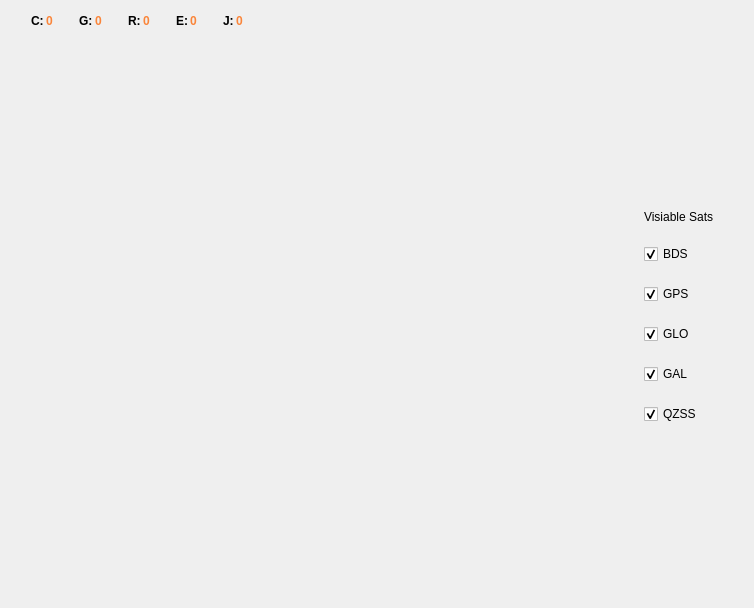
<?xml version="1.0" encoding="UTF-8"?>
<ui version="4.0">
 <class>SkyPlotDialog</class>
 <widget class="QDialog" name="SkyPlotDialog">
  <property name="geometry">
   <rect>
    <x>0</x>
    <y>0</y>
    <width>754</width>
    <height>608</height>
   </rect>
  </property>
  <property name="windowTitle">
   <string>Dialog</string>
  </property>
  <layout class="QVBoxLayout" name="verticalLayout_2">
   <item>
    <layout class="QHBoxLayout" name="horizontalLayout_2">
     <property name="spacing">
      <number>2</number>
     </property>
     <property name="leftMargin">
      <number>20</number>
     </property>
     <item>
      <widget class="QLabel" name="label">
       <property name="sizePolicy">
        <sizepolicy hsizetype="Preferred" vsizetype="Fixed">
         <horstretch>0</horstretch>
         <verstretch>0</verstretch>
        </sizepolicy>
       </property>
       <property name="styleSheet">
        <string notr="true">font-weight: bold;
color:black;
font-size: 1.3em;</string>
       </property>
       <property name="text">
        <string>C:</string>
       </property>
      </widget>
     </item>
     <item>
      <widget class="QLabel" name="bdsCountLabel">
       <property name="styleSheet">
        <string notr="true">font-weight: bold;
color:#FA853A;
font-size: 1.3em;</string>
       </property>
       <property name="text">
        <string>0</string>
       </property>
      </widget>
     </item>
     <item>
      <spacer name="horizontalSpacer_4">
       <property name="orientation">
        <enum>Qt::Horizontal</enum>
       </property>
       <property name="sizeType">
        <enum>QSizePolicy::Fixed</enum>
       </property>
       <property name="sizeHint" stdset="0">
        <size>
         <width>24</width>
         <height>20</height>
        </size>
       </property>
      </spacer>
     </item>
     <item>
      <widget class="QLabel" name="label_3">
       <property name="styleSheet">
        <string notr="true">font-weight: bold;
color:black;
font-size: 1.3em;</string>
       </property>
       <property name="text">
        <string>G:</string>
       </property>
      </widget>
     </item>
     <item>
      <widget class="QLabel" name="gpsCountLabel">
       <property name="styleSheet">
        <string notr="true">font-weight: bold;
color:#FA853A;
font-size: 1.3em;</string>
       </property>
       <property name="text">
        <string>0</string>
       </property>
      </widget>
     </item>
     <item>
      <spacer name="horizontalSpacer_5">
       <property name="orientation">
        <enum>Qt::Horizontal</enum>
       </property>
       <property name="sizeType">
        <enum>QSizePolicy::Fixed</enum>
       </property>
       <property name="sizeHint" stdset="0">
        <size>
         <width>24</width>
         <height>20</height>
        </size>
       </property>
      </spacer>
     </item>
     <item>
      <widget class="QLabel" name="label_4">
       <property name="styleSheet">
        <string notr="true">font-weight: bold;
color:black;
font-size: 1.3em;</string>
       </property>
       <property name="text">
        <string>R:</string>
       </property>
      </widget>
     </item>
     <item>
      <widget class="QLabel" name="gloCountLabel">
       <property name="styleSheet">
        <string notr="true">font-weight: bold;
color:#FA853A;
font-size: 1.3em;</string>
       </property>
       <property name="text">
        <string>0</string>
       </property>
      </widget>
     </item>
     <item>
      <spacer name="horizontalSpacer_6">
       <property name="orientation">
        <enum>Qt::Horizontal</enum>
       </property>
       <property name="sizeType">
        <enum>QSizePolicy::Fixed</enum>
       </property>
       <property name="sizeHint" stdset="0">
        <size>
         <width>24</width>
         <height>20</height>
        </size>
       </property>
      </spacer>
     </item>
     <item>
      <widget class="QLabel" name="label_10">
       <property name="styleSheet">
        <string notr="true">font-weight: bold;
color:black;
font-size: 1.3em;</string>
       </property>
       <property name="text">
        <string>E:</string>
       </property>
      </widget>
     </item>
     <item>
      <widget class="QLabel" name="galCountLabel">
       <property name="styleSheet">
        <string notr="true">font-weight: bold;
color:#FA853A;
font-size: 1.3em;</string>
       </property>
       <property name="text">
        <string>0</string>
       </property>
      </widget>
     </item>
     <item>
      <spacer name="horizontalSpacer_7">
       <property name="orientation">
        <enum>Qt::Horizontal</enum>
       </property>
       <property name="sizeType">
        <enum>QSizePolicy::Fixed</enum>
       </property>
       <property name="sizeHint" stdset="0">
        <size>
         <width>24</width>
         <height>20</height>
        </size>
       </property>
      </spacer>
     </item>
     <item>
      <widget class="QLabel" name="label_8">
       <property name="styleSheet">
        <string notr="true">font-weight: bold;
color:black;
font-size: 1.3em;</string>
       </property>
       <property name="text">
        <string>J:</string>
       </property>
      </widget>
     </item>
     <item>
      <widget class="QLabel" name="qzssCountLabel">
       <property name="styleSheet">
        <string notr="true">font-weight: bold;
color:#FA853A;
font-size: 1.3em;</string>
       </property>
       <property name="text">
        <string>0</string>
       </property>
      </widget>
     </item>
     <item>
      <spacer name="horizontalSpacer_3">
       <property name="orientation">
        <enum>Qt::Horizontal</enum>
       </property>
       <property name="sizeHint" stdset="0">
        <size>
         <width>40</width>
         <height>20</height>
        </size>
       </property>
      </spacer>
     </item>
    </layout>
   </item>
   <item>
    <layout class="QHBoxLayout" name="horizontalLayout">
     <item>
      <spacer name="horizontalSpacer">
       <property name="orientation">
        <enum>Qt::Horizontal</enum>
       </property>
       <property name="sizeType">
        <enum>QSizePolicy::Fixed</enum>
       </property>
       <property name="sizeHint" stdset="0">
        <size>
         <width>40</width>
         <height>20</height>
        </size>
       </property>
      </spacer>
     </item>
     <item>
      <layout class="QVBoxLayout" name="verticalLayout_5">
       <item>
        <spacer name="verticalSpacer_3">
         <property name="orientation">
          <enum>Qt::Vertical</enum>
         </property>
         <property name="sizeHint" stdset="0">
          <size>
           <width>20</width>
           <height>40</height>
          </size>
         </property>
        </spacer>
       </item>
       <item>
        <widget class="SkyPlotColorBarWidget" name="colorBar" native="true">
         <property name="sizePolicy">
          <sizepolicy hsizetype="Fixed" vsizetype="Preferred">
           <horstretch>0</horstretch>
           <verstretch>0</verstretch>
          </sizepolicy>
         </property>
         <property name="minimumSize">
          <size>
           <width>20</width>
           <height>100</height>
          </size>
         </property>
         <property name="styleSheet">
          <string notr="true"/>
         </property>
        </widget>
       </item>
       <item>
        <spacer name="verticalSpacer_4">
         <property name="orientation">
          <enum>Qt::Vertical</enum>
         </property>
         <property name="sizeHint" stdset="0">
          <size>
           <width>20</width>
           <height>40</height>
          </size>
         </property>
        </spacer>
       </item>
      </layout>
     </item>
     <item>
      <widget class="QWidget" name="plotWidget" native="true">
       <property name="sizePolicy">
        <sizepolicy hsizetype="Expanding" vsizetype="Expanding">
         <horstretch>0</horstretch>
         <verstretch>0</verstretch>
        </sizepolicy>
       </property>
      </widget>
     </item>
     <item>
      <layout class="QVBoxLayout" name="verticalLayout_3">
       <item>
        <spacer name="verticalSpacer">
         <property name="orientation">
          <enum>Qt::Vertical</enum>
         </property>
         <property name="sizeHint" stdset="0">
          <size>
           <width>20</width>
           <height>40</height>
          </size>
         </property>
        </spacer>
       </item>
       <item>
        <widget class="QWidget" name="sysWidget" native="true">
         <layout class="QVBoxLayout" name="verticalLayout">
          <property name="spacing">
           <number>20</number>
          </property>
          <item>
           <widget class="QLabel" name="label_2">
            <property name="text">
             <string>Visiable Sats</string>
            </property>
           </widget>
          </item>
          <item>
           <widget class="QCheckBox" name="bdsCheckBox">
            <property name="text">
             <string>BDS</string>
            </property>
            <property name="icon">
             <iconset resource="QuiCkResource.qrc">
              <normaloff>:/icons/Resources/Icons/bds_20x20.png</normaloff>:/icons/Resources/Icons/bds_20x20.png</iconset>
            </property>
            <property name="checked">
             <bool>true</bool>
            </property>
           </widget>
          </item>
          <item>
           <widget class="QCheckBox" name="gpsCheckBox">
            <property name="text">
             <string>GPS</string>
            </property>
            <property name="icon">
             <iconset resource="QuiCkResource.qrc">
              <normaloff>:/icons/Resources/Icons/gps_20x20.png</normaloff>:/icons/Resources/Icons/gps_20x20.png</iconset>
            </property>
            <property name="checked">
             <bool>true</bool>
            </property>
           </widget>
          </item>
          <item>
           <widget class="QCheckBox" name="gloCheckBox">
            <property name="text">
             <string>GLO</string>
            </property>
            <property name="icon">
             <iconset resource="QuiCkResource.qrc">
              <normaloff>:/icons/Resources/Icons/glo_20x20.png</normaloff>:/icons/Resources/Icons/glo_20x20.png</iconset>
            </property>
            <property name="checked">
             <bool>true</bool>
            </property>
           </widget>
          </item>
          <item>
           <widget class="QCheckBox" name="galCheckBox">
            <property name="text">
             <string>GAL</string>
            </property>
            <property name="icon">
             <iconset resource="QuiCkResource.qrc">
              <normaloff>:/icons/Resources/Icons/gal_20x20.png</normaloff>:/icons/Resources/Icons/gal_20x20.png</iconset>
            </property>
            <property name="checked">
             <bool>true</bool>
            </property>
           </widget>
          </item>
          <item>
           <widget class="QCheckBox" name="qzssCheckBox">
            <property name="text">
             <string>QZSS</string>
            </property>
            <property name="icon">
             <iconset resource="QuiCkResource.qrc">
              <normaloff>:/icons/Resources/Icons/qzss_20x20.png</normaloff>:/icons/Resources/Icons/qzss_20x20.png</iconset>
            </property>
            <property name="checked">
             <bool>true</bool>
            </property>
           </widget>
          </item>
         </layout>
        </widget>
       </item>
       <item>
        <spacer name="verticalSpacer_2">
         <property name="orientation">
          <enum>Qt::Vertical</enum>
         </property>
         <property name="sizeHint" stdset="0">
          <size>
           <width>20</width>
           <height>40</height>
          </size>
         </property>
        </spacer>
       </item>
      </layout>
     </item>
     <item>
      <spacer name="horizontalSpacer_2">
       <property name="orientation">
        <enum>Qt::Horizontal</enum>
       </property>
       <property name="sizeType">
        <enum>QSizePolicy::Fixed</enum>
       </property>
       <property name="sizeHint" stdset="0">
        <size>
         <width>20</width>
         <height>20</height>
        </size>
       </property>
      </spacer>
     </item>
    </layout>
   </item>
  </layout>
 </widget>
 <customwidgets>
  <customwidget>
   <class>SkyPlotColorBarWidget</class>
   <extends>QWidget</extends>
   <header location="global">SkyPlotColorBarWidget.h</header>
   <container>1</container>
  </customwidget>
 </customwidgets>
 <resources>
  <include location="QuiCkResource.qrc"/>
 </resources>
 <connections/>
</ui>
